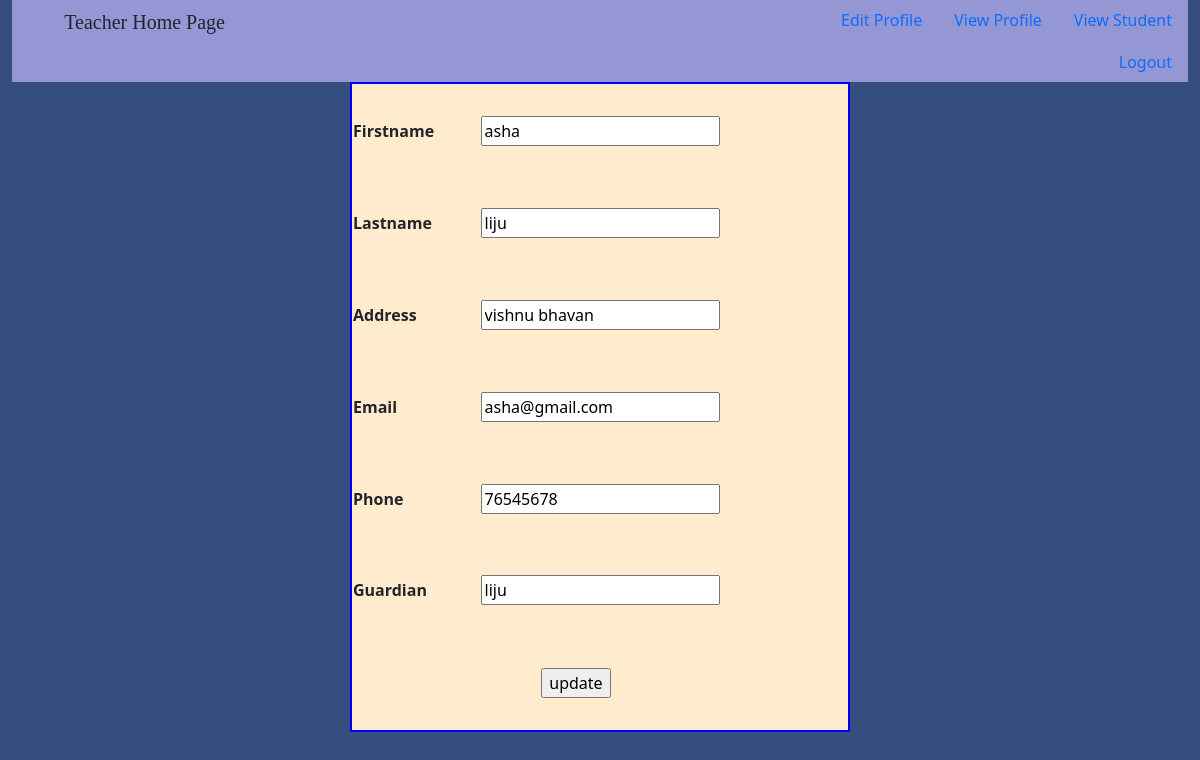
/edit_student (signed in), run on the app's committed database.
### studentapp/models.py (models this page shows)
class Student(models.Model):
    student_id=models.ForeignKey(User,on_delete=models.CASCADE)
    address=models.CharField(max_length=50)
    phone=models.IntegerField()
    guardian=models.CharField(max_length=20)

class User(AbstractUser):
    usertype=models.CharField(max_length=50)

### studentapp/views.py (the view)
# urls.py: path("edit_student",edit_student),
def edit_student(request):
    id=request.session['student_id']
    edits=Student.objects.get(student_id=id)
    return render(request,"edit_student.html",{'edit':edits})

### studentapp/templates/edit_student.html (shortened to what this page needs)
<!DOCTYPE html>
<html lang="en">
<head>
    <link rel="stylesheet" href="css/bootstrap.min.css">
</head>
<body>
    <div class="container-fluid">
        <ul class="nav justify-content-end" id="ul">
            <h5 id="h5">Teacher Home Page </h5>
            <li class="nav-item"><a href="edit_teacher" class="nav-link">Edit Profile</a></li>
            <li class="nav-item"><a href="view_stud_profile" class="nav-link">View Profile</a></li>
            <li class="nav-item"><a href="view_students"class="nav-link">View Student</a></li>
            <li class="nav-item"><a href="logout"class="nav-link">Logout</a></li>
        </ul>
    </div>
    <form action="/update_student/{{edit.student_id.id}}" method="post">
        <table style="border: 2px solid blue; background-color: blanchedalmond; width: 500px; height: 650px;" align="center" >
            <tr>
                <th>Firstname</th>
                <td><input type="text" name="firstname" placeholder="firstname" value="{{edit.student_id.first_name}}"></td>
            </tr>
            <tr>
                <th>Lastname</th>
                <td><input type="text" name="lastname" placeholder="lastname" value="{{edit.student_id.last_name}}"></td>
            </tr>
            <tr>
                <th>Address</th>
                <td><input type="text" name="address" placeholder="address" value="{{edit.address}}"></td>
            </tr>
            <tr>
                <th>Email</th>
                <td><input type="email" name="email" placeholder="email" value="{{edit.student_id.email}}"></td>
            </tr>
            <tr>
                <th>Phone</th>
                <td><input type="number" name="phone" placeholder="phone" value="{{edit.phone}}"></td>
            </tr>
            <tr>
                <th>Guardian</th>
                <td><input type="text" name="guardian" placeholder="guardian" value="{{edit.guardian}}"></td>
            </tr>
            <tr style="text-align: center;margin-left: 50%;">
                <td><input type="submit" value="update" style="margin-left: 150%;"></td>
            </tr>
    </form>
</body>
</html>

### studentapp/templates/edit_student.html (style rules this page uses)
body { background-color: rgba(18, 47, 105, 0.847); }
#ul { background-color: rgba(161, 161, 224, 0.888); }
#h5 { padding-top: 10px; padding-right: 600px; text-align: left; font-family: ravie; }

### data on the page
Student: firstname "asha", lastname "liju", address "vishnu bhavan", email "asha@gmail.com", phone "76545678", guardian "liju"
